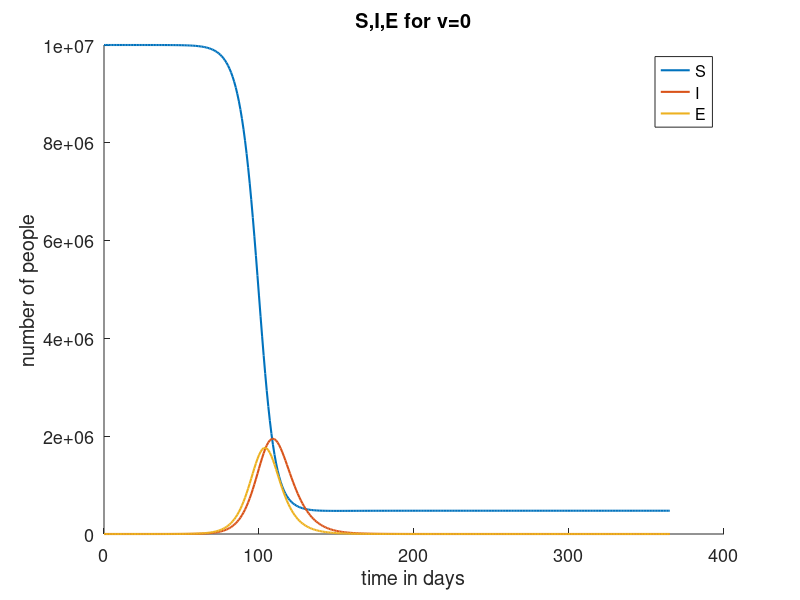
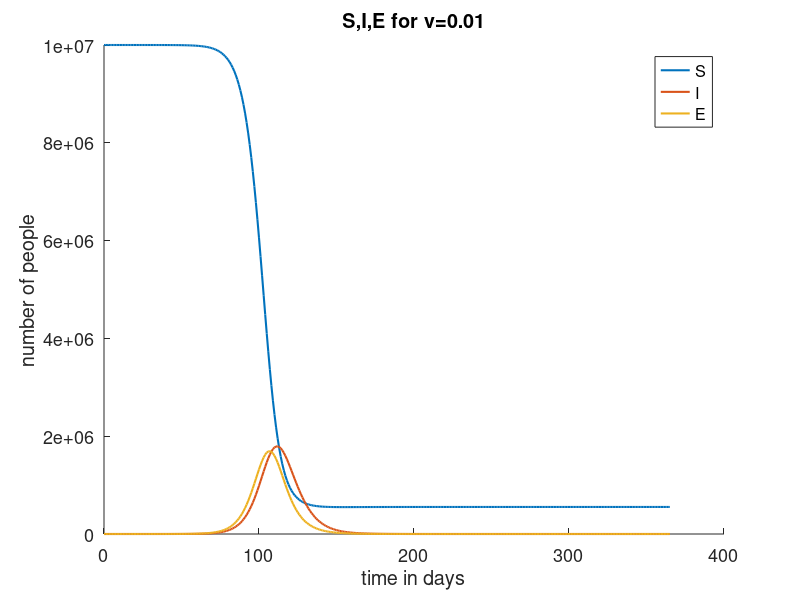
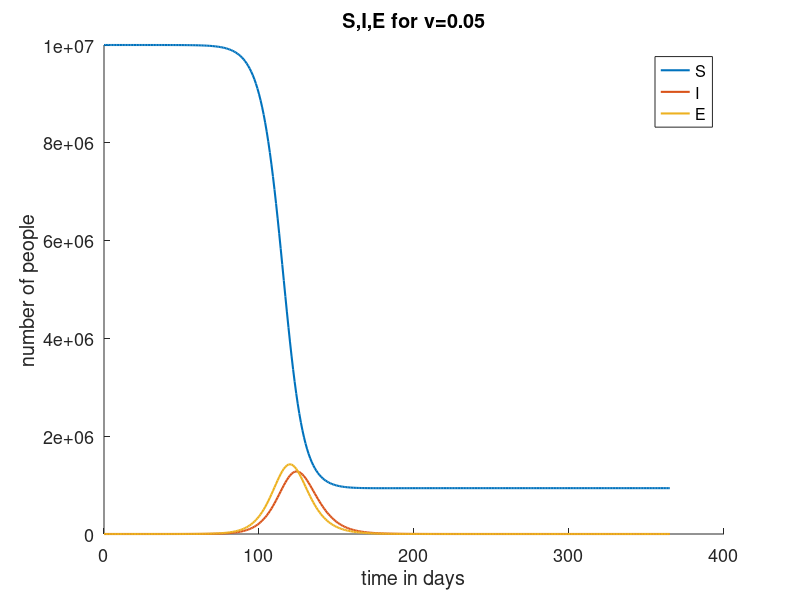
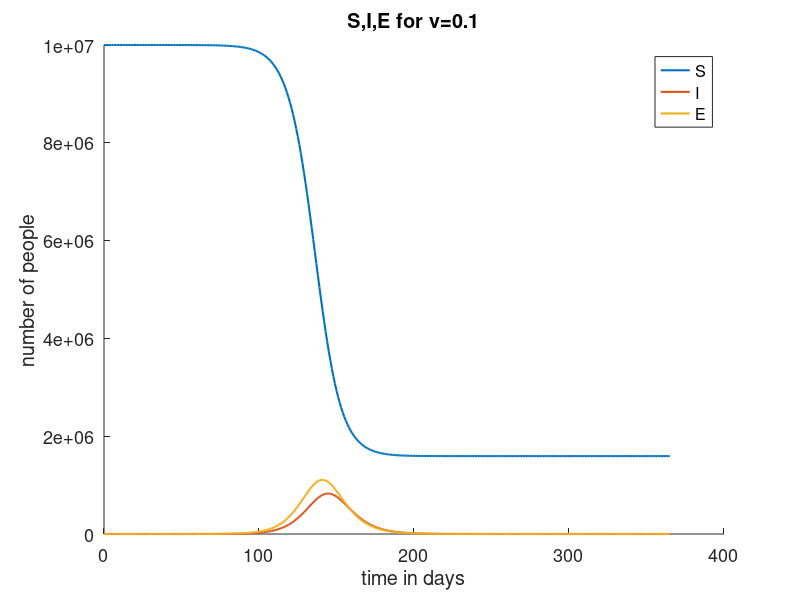

Source code (MATLAB) for these figures, in order:
close all;
clear all;
qs=[0;0.01;0.05;0.1;0.2;1];
vs=[0;0.01;0.05;0.1;0.2;1];

k = 10;
b = 0.06;
p=0.2;
q=0.01;
v=0.04;
w=0.0625;
u=0.1;
m=0.0975;
N=10000000;


total = 365;
dt = 1;
iter = total / dt + 1;

t = zeros(iter, 1);
S = zeros(iter, 1);
Sq = zeros(iter, 1);
I = zeros(iter, 1);
Iq = zeros(iter, 1);
E = zeros(iter, 1);
Eq = zeros(iter, 1);
Id = zeros(iter, 1);
R = zeros(iter, 1);
D = zeros(iter, 1);

S(1) = N-1;
I(1) = 1;
for vap=1:size(vs,1)
    a=figure;
    v=vs(vap);
    set(gca,'fontsize',13)
hold on
    for i = 2 : iter
        S(i)= S(i-1) + dt*(     (((-1)*k*b*I(i-1)*S(i-1))/N)  +   (((-1)*q*k*(1-b)*I(i-1)*S(i-1))/(N)) +  u*Sq(i-1) );
        Sq(i)= Sq(i-1) + dt*(     ((q*k*(1-b)*I(i-1)*S(i-1))/(N))  +  (-1)*u*Sq(i-1) );
        I(i)= I(i-1) + dt*( p*E(i-1)  - w*(I(i-1)) - m*I(i-1)  - v*I(i-1) );
        Iq(i)= Iq(i-1) + dt*( p*Eq(i-1)  - w*(Iq(i-1)) - m*Iq(i-1)  - v*Iq(i-1) );
        Id(i)= Id(i-1) + dt*(w*(I(i-1) + Iq(i-1))  -  m*(Id(i-1)) -v*(Id(i-1))  );
        D(i) = D(i-1)  +dt*(m*(Iq(i-1) + I(i-1) +Id(i-1)));
        R(i)=R(i-1)+dt*(v*( I(i-1)+Iq(i-1)+Id(i-1)));
        E(i)= E(i-1) + dt*(     (1-q)*((k*b*I(i-1)*S(i-1))/(N))   -p*E(i-1) );
        Eq(i)= Eq(i-1) + dt*(     (q)*((k*b*I(i-1)*S(i-1))/(N))   -p*Eq(i-1) );
        t(i) = t(i - 1) + dt;
    end;
    
    plot(t, S,'linewidth',1.5);
    hold on;
    plot(t, I,'linewidth',1.5);
    hold on;
    plot(t, E,'linewidth',1.5);
    legend('S','I','E')
    mytitle=strcat('S,I,E for v=',num2str(v));
    xlabel('time in days');
    ylabel('number of people');
    title(mytitle);
    saveas(a,strcat(int2str(vap),'.jpeg'))
end
